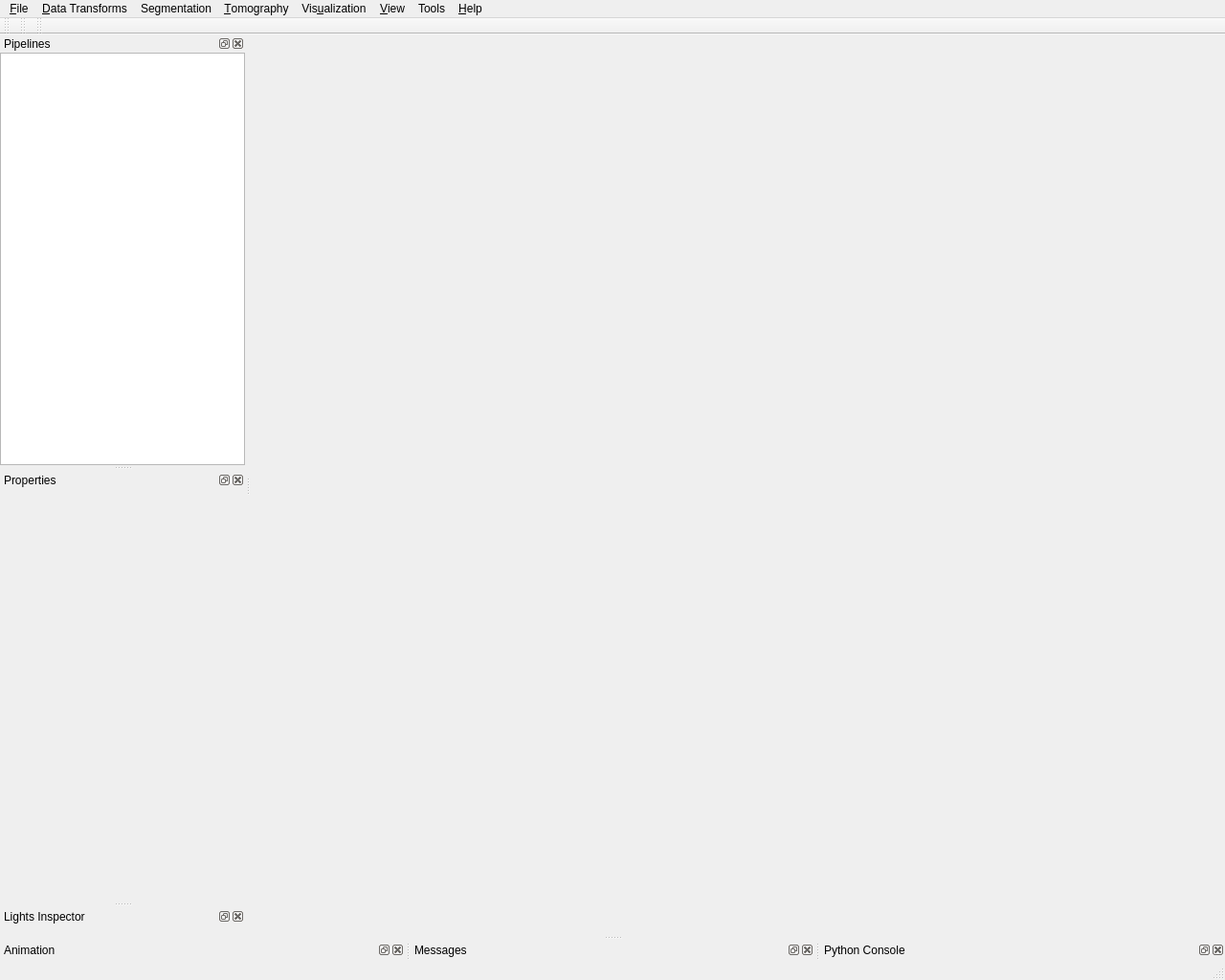
<?xml version="1.0" encoding="UTF-8"?>
<ui version="4.0">
 <class>MainWindow</class>
 <widget class="QMainWindow" name="MainWindow">
  <property name="geometry">
   <rect>
    <x>0</x>
    <y>0</y>
    <width>1280</width>
    <height>1024</height>
   </rect>
  </property>
  <property name="windowTitle">
   <string>MainWindow</string>
  </property>
  <widget class="tomviz::CentralWidget" name="centralWidget">
   <property name="sizePolicy">
    <sizepolicy hsizetype="Expanding" vsizetype="Expanding">
     <horstretch>0</horstretch>
     <verstretch>0</verstretch>
    </sizepolicy>
   </property>
  </widget>
  <widget class="QMenuBar" name="menubar">
   <property name="geometry">
    <rect>
     <x>0</x>
     <y>0</y>
     <width>1280</width>
     <height>22</height>
    </rect>
   </property>
   <widget class="QMenu" name="menu_File">
    <property name="title">
     <string>&amp;File</string>
    </property>
    <widget class="QMenu" name="menuRecentlyOpened">
     <property name="title">
      <string>R&amp;ecently Opened</string>
     </property>
    </widget>
    <addaction name="actionOpen"/>
    <addaction name="actionStack"/>
    <addaction name="menuRecentlyOpened"/>
    <addaction name="separator"/>
    <addaction name="actionSaveData"/>
    <addaction name="separator"/>
    <addaction name="actionImportFromDataBroker"/>
    <addaction name="separator"/>
    <addaction name="actionSaveScreenshot"/>
    <addaction name="actionSaveMovie"/>
    <addaction name="actionSaveWeb"/>
    <addaction name="separator"/>
    <addaction name="actionLoadState"/>
    <addaction name="actionSaveStateAs"/>
    <addaction name="actionSaveState"/>
    <addaction name="separator"/>
    <addaction name="actionReset"/>
    <addaction name="actionExit"/>
   </widget>
   <widget class="QMenu" name="menuModules">
    <property name="title">
     <string>Vis&amp;ualization</string>
    </property>
   </widget>
   <widget class="QMenu" name="menuTools">
    <property name="title">
     <string>Tools</string>
    </property>
    <addaction name="actionAcquisition"/>
    <addaction name="actionPassiveAcquisition"/>
    <addaction name="actionPipelineSettings"/>
   </widget>
   <widget class="QMenu" name="menuData">
    <property name="title">
     <string>&amp;Data Transforms</string>
    </property>
   </widget>
   <widget class="QMenu" name="menuView">
    <property name="title">
     <string>&amp;View</string>
    </property>
   </widget>
   <widget class="QMenu" name="menuHelp">
    <property name="title">
     <string>&amp;Help</string>
    </property>
    <addaction name="actionAbout"/>
    <addaction name="actionReadTheDocs"/>
   </widget>
   <widget class="QMenu" name="menuTomography">
    <property name="title">
     <string>&amp;Tomography</string>
    </property>
   </widget>
   <widget class="QMenu" name="menuSegmentation">
    <property name="title">
     <string>Segmentation</string>
    </property>
   </widget>
   <addaction name="menu_File"/>
   <addaction name="menuData"/>
   <addaction name="menuSegmentation"/>
   <addaction name="menuTomography"/>
   <addaction name="menuModules"/>
   <addaction name="menuView"/>
   <addaction name="menuTools"/>
   <addaction name="menuHelp"/>
  </widget>
  <widget class="QStatusBar" name="statusbar"/>
  <widget class="QDockWidget" name="dockWidget">
   <property name="minimumSize">
    <size>
     <width>250</width>
     <height>300</height>
    </size>
   </property>
   <property name="windowTitle">
    <string>Pipelines</string>
   </property>
   <attribute name="dockWidgetArea">
    <number>1</number>
   </attribute>
   <widget class="QWidget" name="pipelineBrowserWidget">
    <layout class="QVBoxLayout" name="verticalLayout" stretch="0">
     <property name="leftMargin">
      <number>0</number>
     </property>
     <property name="topMargin">
      <number>0</number>
     </property>
     <property name="rightMargin">
      <number>0</number>
     </property>
     <property name="bottomMargin">
      <number>0</number>
     </property>
     <item>
      <widget class="tomviz::PipelineView" name="treeWidget">
       <property name="dragEnabled">
        <bool>true</bool>
       </property>
       <property name="dragDropMode">
        <enum>QAbstractItemView::DragOnly</enum>
       </property>
       <property name="rootIsDecorated">
        <bool>true</bool>
       </property>
       <property name="uniformRowHeights">
        <bool>true</bool>
       </property>
       <attribute name="headerVisible">
        <bool>false</bool>
       </attribute>
      </widget>
     </item>
    </layout>
   </widget>
  </widget>
  <widget class="QToolBar" name="modulesToolbar">
   <property name="windowTitle">
    <string>Visualization Modules Toolbar</string>
   </property>
   <attribute name="toolBarArea">
    <enum>TopToolBarArea</enum>
   </attribute>
   <attribute name="toolBarBreak">
    <bool>false</bool>
   </attribute>
  </widget>
  <widget class="QToolBar" name="utilitiesToolbar">
   <property name="windowTitle">
    <string>Utilities Toolbar</string>
   </property>
   <attribute name="toolBarArea">
    <enum>TopToolBarArea</enum>
   </attribute>
   <attribute name="toolBarBreak">
    <bool>false</bool>
   </attribute>
  </widget>
  <widget class="QDockWidget" name="dockWidgetAnimation">
   <property name="allowedAreas">
    <set>Qt::BottomDockWidgetArea|Qt::TopDockWidgetArea</set>
   </property>
   <property name="windowTitle">
    <string>Animation</string>
   </property>
   <attribute name="dockWidgetArea">
    <number>8</number>
   </attribute>
   <widget class="pqPVAnimationWidget" name="animationWidget"/>
  </widget>
  <widget class="pqVCRToolbar" name="vcrToolbar">
   <property name="windowTitle">
    <string>VCR Toolbar</string>
   </property>
   <attribute name="toolBarArea">
    <enum>TopToolBarArea</enum>
   </attribute>
   <attribute name="toolBarBreak">
    <bool>false</bool>
   </attribute>
  </widget>
  <widget class="QDockWidget" name="dockWidget_5">
   <property name="sizePolicy">
    <sizepolicy hsizetype="Preferred" vsizetype="Preferred">
     <horstretch>0</horstretch>
     <verstretch>0</verstretch>
    </sizepolicy>
   </property>
   <property name="minimumSize">
    <size>
     <width>250</width>
     <height>300</height>
    </size>
   </property>
   <property name="windowTitle">
    <string>Properties</string>
   </property>
   <attribute name="dockWidgetArea">
    <number>1</number>
   </attribute>
   <widget class="QWidget" name="dockWidgetContents">
    <layout class="QVBoxLayout" name="verticalLayout_2">
     <property name="leftMargin">
      <number>0</number>
     </property>
     <property name="topMargin">
      <number>0</number>
     </property>
     <property name="rightMargin">
      <number>0</number>
     </property>
     <property name="bottomMargin">
      <number>0</number>
     </property>
     <item>
      <layout class="QVBoxLayout" name="verticalLayout_3">
       <item>
        <widget class="QStackedWidget" name="propertiesPanelStackedWidget">
         <property name="currentIndex">
          <number>0</number>
         </property>
         <widget class="QWidget" name="empty"/>
         <widget class="QScrollArea" name="dataPropertiesScrollArea">
          <property name="frameShape">
           <enum>QFrame::NoFrame</enum>
          </property>
          <property name="horizontalScrollBarPolicy">
           <enum>Qt::ScrollBarAlwaysOff</enum>
          </property>
          <property name="widgetResizable">
           <bool>true</bool>
          </property>
          <widget class="tomviz::DataPropertiesPanel" name="dataPropertiesPanel">
           <property name="geometry">
            <rect>
             <x>0</x>
             <y>0</y>
             <width>100</width>
             <height>30</height>
            </rect>
           </property>
          </widget>
         </widget>
         <widget class="QScrollArea" name="moleculePropertiesScrollArea">
          <property name="frameShape">
           <enum>QFrame::NoFrame</enum>
          </property>
          <property name="horizontalScrollBarPolicy">
           <enum>Qt::ScrollBarAlwaysOff</enum>
          </property>
          <property name="widgetResizable">
           <bool>true</bool>
          </property>
          <widget class="tomviz::MoleculePropertiesPanel" name="moleculePropertiesPanel">
           <property name="geometry">
            <rect>
             <x>0</x>
             <y>0</y>
             <width>100</width>
             <height>30</height>
            </rect>
           </property>
          </widget>
         </widget>
         <widget class="QScrollArea" name="modulePropertiesScrollArea">
          <property name="frameShape">
           <enum>QFrame::NoFrame</enum>
          </property>
          <property name="horizontalScrollBarPolicy">
           <enum>Qt::ScrollBarAlwaysOff</enum>
          </property>
          <property name="widgetResizable">
           <bool>true</bool>
          </property>
          <widget class="tomviz::ModulePropertiesPanel" name="modulePropertiesPanel">
           <property name="geometry">
            <rect>
             <x>0</x>
             <y>0</y>
             <width>100</width>
             <height>30</height>
            </rect>
           </property>
          </widget>
         </widget>
         <widget class="QScrollArea" name="operatorPropertiesScrollArea">
          <property name="frameShape">
           <enum>QFrame::NoFrame</enum>
          </property>
          <property name="horizontalScrollBarPolicy">
           <enum>Qt::ScrollBarAlwaysOff</enum>
          </property>
          <property name="widgetResizable">
           <bool>true</bool>
          </property>
          <widget class="tomviz::OperatorPropertiesPanel" name="operatorPropertiesPanel">
           <property name="geometry">
            <rect>
             <x>0</x>
             <y>0</y>
             <width>100</width>
             <height>30</height>
            </rect>
           </property>
          </widget>
         </widget>
         <widget class="QScrollArea" name="operatorResultPropertiesScrollArea">
          <property name="frameShape">
           <enum>QFrame::NoFrame</enum>
          </property>
          <property name="horizontalScrollBarPolicy">
           <enum>Qt::ScrollBarAlwaysOff</enum>
          </property>
          <property name="widgetResizable">
           <bool>true</bool>
          </property>
          <widget class="tomviz::OperatorResultPropertiesPanel" name="operatorResultPropertiesPanel">
           <property name="geometry">
            <rect>
             <x>0</x>
             <y>0</y>
             <width>100</width>
             <height>30</height>
            </rect>
           </property>
          </widget>
         </widget>
        </widget>
       </item>
      </layout>
     </item>
    </layout>
   </widget>
  </widget>
  <widget class="QDockWidget" name="dockWidgetMessages">
   <property name="windowTitle">
    <string>Messages</string>
   </property>
   <attribute name="dockWidgetArea">
    <number>8</number>
   </attribute>
   <widget class="pqOutputWidget" name="outputWidget"/>
  </widget>
  <widget class="QDockWidget" name="dockWidgetPythonConsole">
   <property name="windowTitle">
    <string>Python Console</string>
   </property>
   <attribute name="dockWidgetArea">
    <number>8</number>
   </attribute>
   <widget class="pqPythonShell" name="pythonConsole"/>
  </widget>
  <widget class="QDockWidget" name="dockWidgetLightsInspector">
   <property name="windowTitle">
    <string>Lights Inspector</string>
   </property>
   <attribute name="dockWidgetArea">
    <number>1</number>
   </attribute>
   <widget class="pqLightsInspector" name="lightsInspector"/>
  </widget>
  <action name="actionOpen">
   <property name="text">
    <string>&amp;Open Data</string>
   </property>
   <property name="shortcut">
    <string>Ctrl+O</string>
   </property>
  </action>
  <action name="actionExit">
   <property name="text">
    <string>E&amp;xit</string>
   </property>
   <property name="shortcut">
    <string>Ctrl+Q</string>
   </property>
  </action>
  <action name="actionPassiveAcquisition">
   <property name="text">
    <string>&amp;Passive Acquisition</string>
   </property>
  </action>
  <action name="actionSaveData">
   <property name="text">
    <string>&amp;Save Data</string>
   </property>
   <property name="shortcut">
    <string>Ctrl+S</string>
   </property>
  </action>
  <action name="actionImportFromDataBroker">
   <property name="enabled">
    <bool>false</bool>
   </property>
   <property name="text">
    <string>&amp;Import From DataBroker</string>
   </property>
  </action>
  <action name="actionSaveScreenshot">
   <property name="text">
    <string>Export Screenshot...</string>
   </property>
  </action>
  <action name="actionSaveMovie">
   <property name="text">
    <string>Export Movie...</string>
   </property>
  </action>
  <action name="actionSaveStateAs">
   <property name="text">
    <string>Save State As</string>
   </property>
  </action>
  <action name="actionLoadState">
   <property name="text">
    <string>&amp;Load State</string>
   </property>
  </action>
  <action name="actionReset">
   <property name="text">
    <string>&amp;Reset</string>
   </property>
   <property name="toolTip">
    <string>Reset application</string>
   </property>
  </action>
  <action name="actionAbout">
   <property name="text">
    <string>&amp;About</string>
   </property>
  </action>
  <action name="actionSaveWeb">
   <property name="text">
    <string>Export to Web...</string>
   </property>
   <property name="toolTip">
    <string>Export data to Web</string>
   </property>
  </action>
  <action name="actionStack">
   <property name="text">
    <string>O&amp;pen Stack</string>
   </property>
  </action>
  <action name="actionPipelineSettings">
   <property name="text">
    <string>Pipeline Settings</string>
   </property>
  </action>
  <action name="actionAcquisition">
   <property name="text">
    <string>Acquisition</string>
   </property>
  </action>
  <action name="actionReadTheDocs">
   <property name="text">
    <string>Documentation</string>
   </property>
  </action>
  <action name="actionSaveState">
   <property name="enabled">
    <bool>false</bool>
   </property>
   <property name="text">
    <string>Save State</string>
   </property>
  </action>
 </widget>
 <customwidgets>
  <customwidget>
   <class>tomviz::CentralWidget</class>
   <extends>QWidget</extends>
   <header>CentralWidget.h</header>
   <container>1</container>
  </customwidget>
  <customwidget>
   <class>pqPVAnimationWidget</class>
   <extends>QWidget</extends>
   <header>pqPVAnimationWidget.h</header>
   <container>1</container>
  </customwidget>
  <customwidget>
   <class>pqVCRToolbar</class>
   <extends>QToolBar</extends>
   <header>pqVCRToolbar.h</header>
  </customwidget>
  <customwidget>
   <class>tomviz::PipelineView</class>
   <extends>QTreeView</extends>
   <header>PipelineView.h</header>
  </customwidget>
  <customwidget>
   <class>tomviz::DataPropertiesPanel</class>
   <extends>QWidget</extends>
   <header>DataPropertiesPanel.h</header>
   <container>1</container>
  </customwidget>
  <customwidget>
   <class>tomviz::MoleculePropertiesPanel</class>
   <extends>QWidget</extends>
   <header>MoleculePropertiesPanel.h</header>
   <container>1</container>
  </customwidget>
  <customwidget>
   <class>tomviz::ModulePropertiesPanel</class>
   <extends>QWidget</extends>
   <header>ModulePropertiesPanel.h</header>
   <container>1</container>
  </customwidget>
  <customwidget>
   <class>tomviz::OperatorPropertiesPanel</class>
   <extends>QWidget</extends>
   <header>OperatorPropertiesPanel.h</header>
   <container>1</container>
  </customwidget>
  <customwidget>
   <class>tomviz::OperatorResultPropertiesPanel</class>
   <extends>QWidget</extends>
   <header>OperatorResultPropertiesPanel.h</header>
   <container>1</container>
  </customwidget>
  <customwidget>
   <class>pqOutputWidget</class>
   <extends>QWidget</extends>
   <header>pqOutputWidget.h</header>
   <container>1</container>
  </customwidget>
  <customwidget>
   <class>pqPythonShell</class>
   <extends>QWidget</extends>
   <header>pqPythonShell.h</header>
   <container>1</container>
  </customwidget>
  <customwidget>
   <class>pqLightsInspector</class>
   <extends>QWidget</extends>
   <header>pqLightsInspector.h</header>
   <container>1</container>
  </customwidget>
 </customwidgets>
 <resources>
  <include location="../ParaView3/ParaView/Qt/Components/Resources/pqComponents.qrc"/>
  <include location="../ParaView3/ParaView/Qt/Core/Resources/pqCore.qrc"/>
  <include location="../ParaView3/ParaView/Qt/Widgets/Resources/QtWidgets.qrc"/>
 </resources>
 <connections/>
</ui>
